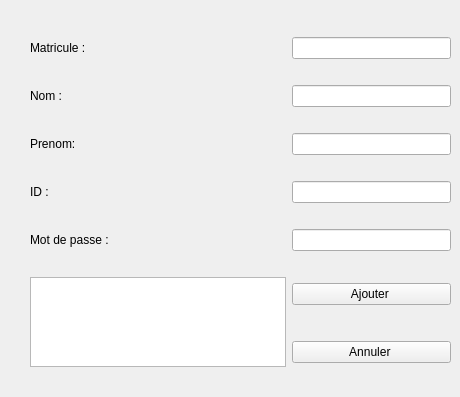
       <widget class="QWidget" name="tab_23">
        <attribute name="title">
         <string>Ajouter</string>
        </attribute>
        <widget class="QWidget" name="layoutWidget_8">
         <property name="geometry">
          <rect>
           <x>30</x>
           <y>17</y>
           <width>421</width>
           <height>371</height>
          </rect>
         </property>
         <layout class="QGridLayout" name="gridLayout_9">
          <item row="3" column="0">
           <widget class="QLabel" name="label_48">
            <property name="text">
             <string>ID : </string>
            </property>
           </widget>
          </item>
          <item row="3" column="1">
           <widget class="QLineEdit" name="Id_7"/>
          </item>
          <item row="4" column="1">
           <widget class="QLineEdit" name="Mot_de_passe_7">
            <property name="styleSheet">
             <string notr="true"/>
            </property>
            <property name="echoMode">
             <enum>QLineEdit::Password</enum>
            </property>
           </widget>
          </item>
          <item row="6" column="1">
           <widget class="QPushButton" name="pushButton_22">
            <property name="styleSheet">
             <string notr="true"/>
            </property>
            <property name="text">
             <string>Ajouter </string>
            </property>
           </widget>
          </item>
          <item row="0" column="0">
           <widget class="QLabel" name="label_50">
            <property name="text">
             <string>Matricule :</string>
            </property>
           </widget>
          </item>
          <item row="2" column="1">
           <widget class="QLineEdit" name="Prenom_7"/>
          </item>
          <item row="4" column="0">
           <widget class="QLabel" name="label_52">
            <property name="text">
             <string>Mot de passe : </string>
            </property>
           </widget>
          </item>
          <item row="6" column="0" rowspan="2">
           <widget class="QTextEdit" name="Resultat_9">
            <property name="readOnly">
             <bool>true</bool>
            </property>
           </widget>
          </item>
          <item row="2" column="0">
           <widget class="QLabel" name="label_49">
            <property name="text">
             <string>Prenom: </string>
            </property>
           </widget>
          </item>
          <item row="1" column="0">
           <widget class="QLabel" name="label_51">
            <property name="text">
             <string>Nom : </string>
            </property>
           </widget>
          </item>
          <item row="0" column="1">
           <widget class="QLineEdit" name="Matricule_5"/>
          </item>
          <item row="7" column="1">
           <widget class="QPushButton" name="pushButton_21">
            <property name="text">
             <string>Annuler </string>
            </property>
           </widget>
          </item>
          <item row="1" column="1">
           <widget class="QLineEdit" name="Nom_7"/>
          </item>
         </layout>
        </widget>
       </widget>
